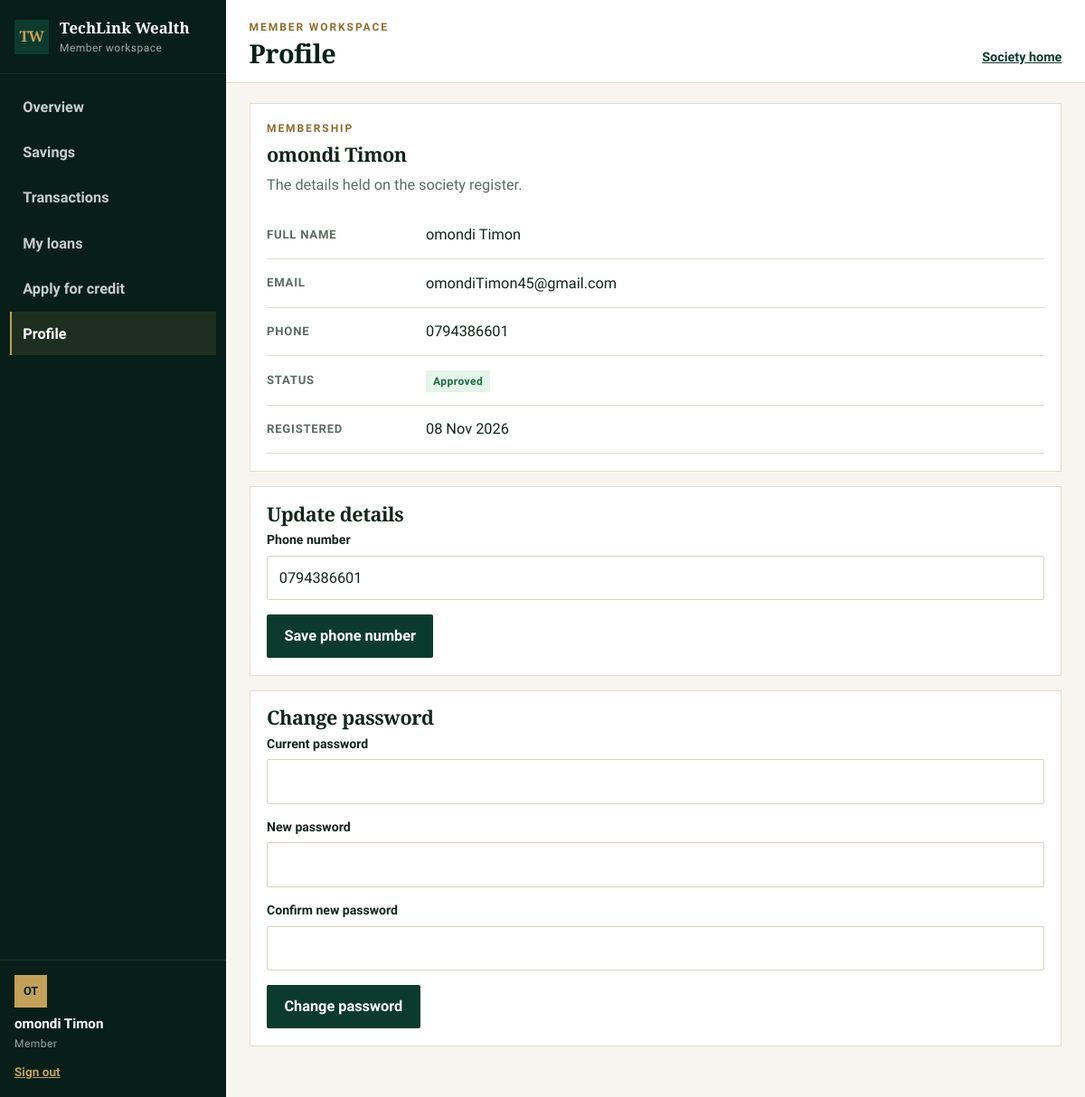
The page /my_profile.php (signed in) on the database its author committed.
### tables this page shows
CREATE TABLE `members` (
  `id` int(10) UNSIGNED NOT NULL,
  `full_name` varchar(150) NOT NULL,
  `email` varchar(190) NOT NULL,
  `account_number` varchar(12) DEFAULT NULL,
  `phone` varchar(20) NOT NULL,
  `password_hash` varchar(255) NOT NULL,
  `membership_status` varchar(20) NOT NULL DEFAULT 'pending',
  `created_at` timestamp NOT NULL DEFAULT current_timestamp(),
  `role` enum('member','admin') NOT NULL DEFAULT 'member'
);

### my_profile.php (the view, shortened to what this page needs)
<?php
require_once "includes/app.php";
$member = require_member(false);
$status = strtolower((string) $member["membership_status"]);
$joined = strtotime((string) $member["created_at"]);
?>
<section class="panel">
    <p class="kicker">Membership</p>
    <h2><?= e($member["full_name"]) ?></h2>
    <p class="quiet">The details held on the society register.</p>
    <dl class="profile-grid">
        <div>
            <dt>Full name</dt>
            <dd><?= e($member["full_name"]) ?></dd>
        </div>
        <div>
            <dt>Email</dt>
            <dd><?= e($member["email"]) ?></dd>
        </div>
        <div>
            <dt>Phone</dt>
            <dd><?= e($member["phone"]) ?></dd>
        </div>
        <div>
            <dt>Status</dt>
            <dd><span class="pill <?= e($status) ?>"><?= e($status) ?></span></dd>
        </div>
        <div>
            <dt>Registered</dt>
            <dd><?= $joined ? e(date("d M Y", $joined)) : "—" ?></dd>
        </div>
    </dl>
</section>
<section class="panel">
    <h2>Update details</h2>
    <form method="POST" action="my_profile.php">
        <div class="field">
            <label for="phone">Phone number</label>
            <input type="tel" id="phone" name="phone" autocomplete="tel" required value="<?= e($member["phone"]) ?>">
        </div>
        <button class="btn btn-green" type="submit">Save phone number</button>
    </form>
</section>
<section class="panel">
    <h2>Change password</h2>
    <form method="POST" action="my_profile.php">
        <div class="field">
            <label for="current_password">Current password</label>
            <input type="password" id="current_password" name="current_password" autocomplete="current-password" required>
        </div>
        <div class="field">
            <label for="new_password">New password</label>
            <input type="password" id="new_password" name="new_password" minlength="8" autocomplete="new-password" required>
        </div>
        <div class="field">
            <label for="confirm_password">Confirm new password</label>
            <input type="password" id="confirm_password" name="confirm_password" minlength="8" autocomplete="new-password" required>
        </div>
        <button class="btn btn-green" type="submit">Change password</button>
    </form>
</section>

### css/base.css (style rules this page uses)
:root { --green: #0c3b2e; --green-2: #145844; --green-deep: #071f18; --gold: #c4a15a; --gold-deep: #8d6d2f; --cream: #f4f0e6; --paper: #f7f5f0; --white: #ffffff; --ink: #14241c; --muted: #5c6b63; --line: #e3dccf; --danger: #8e2b2b; --ok: #1c6b40; --warn: #8a5a12; --serif: "Source Serif 4", Georgia, "Times New Roman", serif; --sans: "Source Sans 3", "Segoe UI", sans-serif; --shadow: 0 16px 40px rgba(7, 31, 24, 0.08); }
*, *::before, *::after { box-sizing: border-box; }
html { scroll-behavior: smooth; }
body { margin: 0; color: var(--ink); background: var(--paper); font-family: var(--sans); font-size: 1.02rem; line-height: 1.55; }
h1, h2, h3, h4 { font-family: var(--serif); font-weight: 650; letter-spacing: -0.02em; line-height: 1.15; margin: 0; }
p { margin: 0; }
button, input, textarea, select { font: inherit; }
.kicker { margin: 0 0 0.45rem; color: var(--gold-deep); font-size: 0.75rem; font-weight: 700; letter-spacing: 0.16em; text-transform: uppercase; }

### css/components.css (style rules this page uses)
.btn { display: inline-flex; align-items: center; justify-content: center; min-height: 46px; padding: 0.65rem 1.15rem; border: 1px solid transparent; border-radius: 2px; text-decoration: none; font-weight: 700; cursor: pointer; }
.btn-green { background: var(--green); color: #fff; }
.quiet { margin: 0.55rem 0 1.4rem; color: var(--muted); }
.field { margin-bottom: 0.95rem; }
.field label { display: block; margin-bottom: 0.35rem; font-size: 0.88rem; font-weight: 700; }
.field input, .field textarea, .field select { width: 100%; min-height: 48px; padding: 0.7rem 0.8rem; border: 1px solid #d9d1c3; border-radius: 2px; background: #fff; color: var(--ink); }
.pill { display: inline-block; padding: 0.18rem 0.5rem; background: var(--cream); color: var(--ink); font-size: 0.75rem; font-weight: 700; letter-spacing: 0.04em; text-transform: capitalize; }
.pill.approved, .pill.confirmed, .pill.active { background: #e5f4ea; color: var(--ok); }

### css/workspace.css (style rules this page uses)
.app-body { background: var(--paper); }
.panel { background: #fff; border: 1px solid var(--line); padding: 1.1rem 1.15rem 1.2rem; margin-bottom: 1rem; }
.panel h2 { font-size: 1.35rem; margin-bottom: 0.35rem; }
.panel .quiet { margin-bottom: 1rem; }
.profile-grid { margin: 0; }
.profile-grid div { display: grid; grid-template-columns: 160px 1fr; gap: 1rem; align-items: center; padding: 0.85rem 0; border-bottom: 1px solid var(--line); }
.profile-grid dd { margin: 0; }
.profile-grid dt { color: var(--muted); font-size: 0.82rem; font-weight: 700; letter-spacing: 0.06em; text-transform: uppercase; }

### rows shown on the page
members: full_name "omondi Timon", email "omondiTimon45@gmail.com", phone "0794386601", membership_status "Approved", date("d M Y", $joined) "08 Nov 2026"

### other values the page prints
$workspace "Member workspace"
$item[0] "Overview"
$item[0] "Savings"
$item[0] "Transactions"
$item[0] "My loans"
$item[0] "Apply for credit"
$item[0] "Profile"
initials($name) "OT"
$name "omondi Timon"
$workspace "MEMBER WORKSPACE"
$title "Profile"
